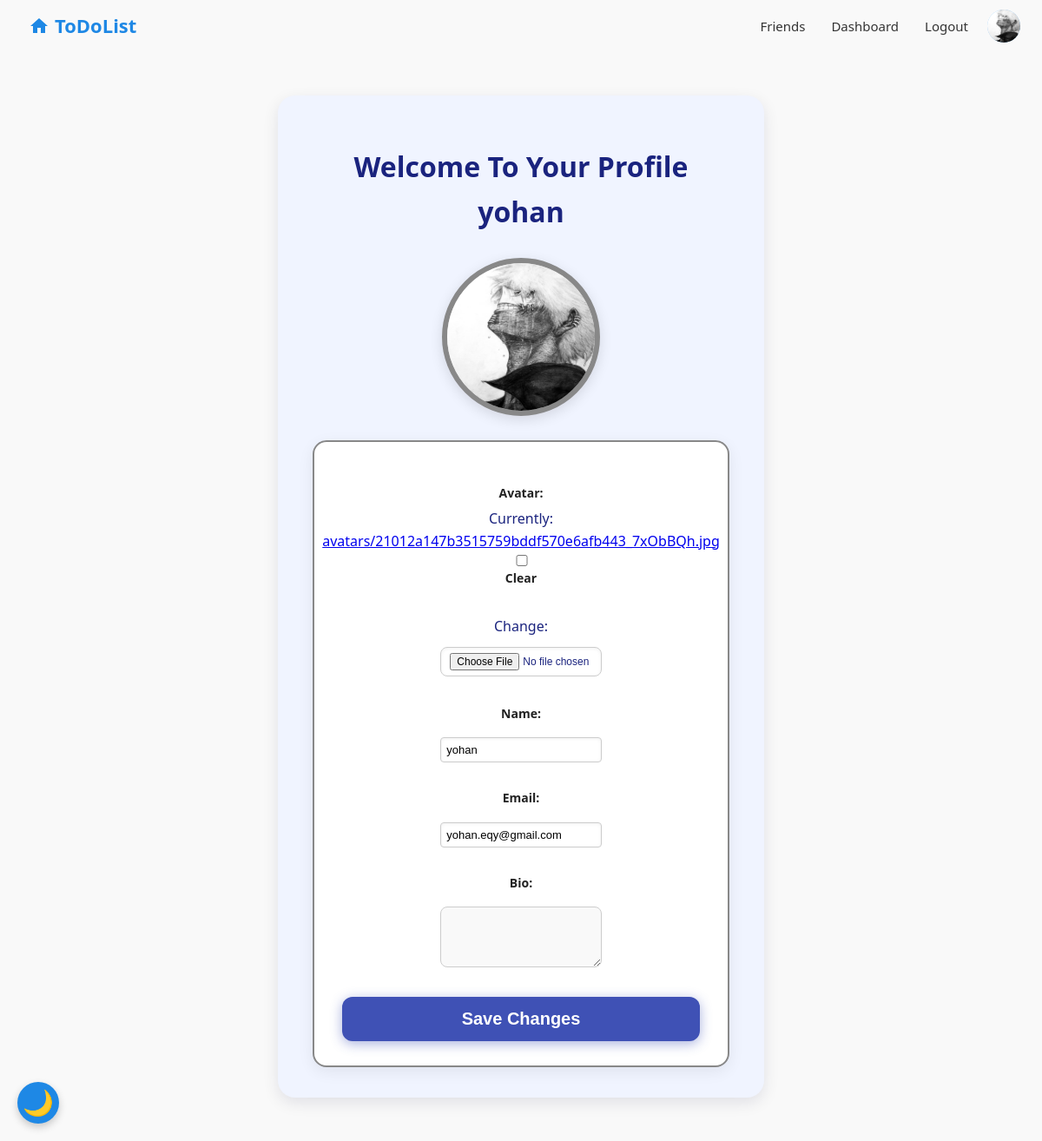
Before: /profile/ (signed in) with the older database file.
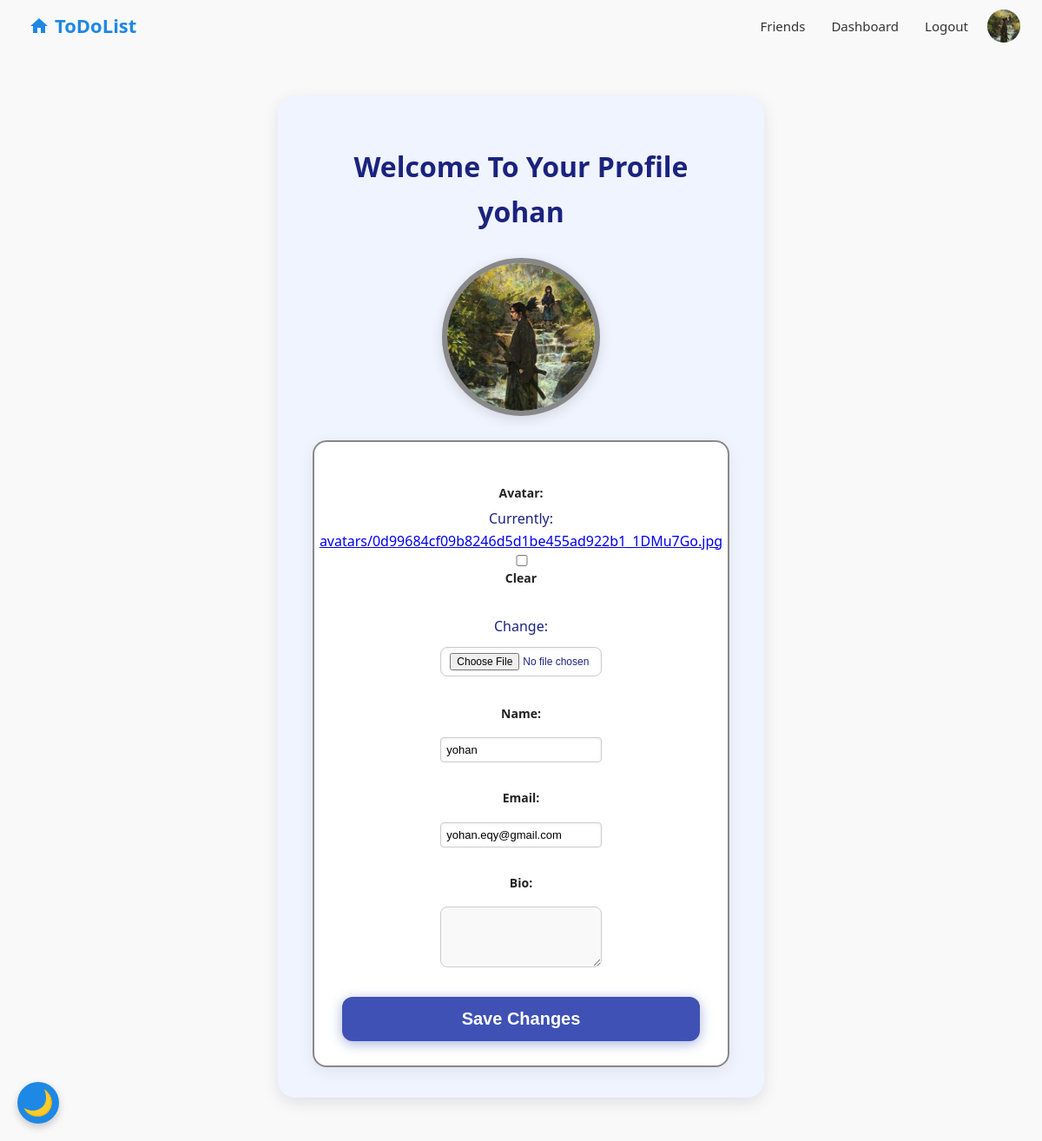
After: the same page with the newer database file.
### base/models.py (models this page shows, shortened)
class User(AbstractBaseUser, PermissionsMixin):
    email = models.EmailField(unique=True)
    name = models.CharField(max_length=255, unique=False)
    avatar = models.ImageField(upload_to='avatars/', blank=True, null=True)
    bio = models.TextField(blank=True, null=True)
    is_active = models.BooleanField(default=True)
    is_staff = models.BooleanField(default=False)
    date_joined = models.DateTimeField(default=timezone.now)
    friends = models.ManyToManyField("self", blank=True, symmetrical=True)
    USERNAME_FIELD = 'email'
    REQUIRED_FIELDS = ['name']
    objects = CustomUserManager()

### base/views.py (the view)
# urls.py: path('profile/', views.profile_view, name='profile'),
@login_required
def profile_view(request):
    user = request.user
    if request.method == 'POST':
        form = ChengeForm(request.POST, request.FILES, instance=request.user)
        if form.is_valid():
            form.save()
            return redirect('home')
    else:
        form = ChengeForm(instance=request.user)
    return render(request, 'base/profile.html', {'form': form})

### base/forms.py (shortened to what this page needs)
class ChengeForm(forms.ModelForm):
    class Meta:
        model = User
        fields = ('avatar', 'name', 'email', 'bio')
        widgets = {
            'bio': forms.Textarea(attrs={
                'class': 'auth-input bio-field',
                'rows': 2,
                'style': 'resize:none;',
            }),
        }
    def __init__(self, *args, **kwargs):
        self.user = kwargs.get('instance')
        super().__init__(*args, **kwargs)

### base/templates/base/profile.html (shortened to what this page needs)
{% extends 'base/main.html' %}
{% load static %}
{% block extra_css %}
<link rel="stylesheet" href="{% static 'css/style.css' %}?{% now 'U' %}">
{% endblock %}
{% block content %}
<div class="profile-container">
  <h1>Welcome To Your Profile {{ user.name }}</h1>
  <div class="navbar-avatar">
    {% if user.avatar %}
      <img src="{{ user.avatar.url }}" alt="Avatar" class="profile-avatar">
    {% else %}
      <div class="avatar-placeholder">
        {{ user.name|slice:":1"|upper }}
      </div>
    {% endif %}
  </div>
  <form method="POST" enctype="multipart/form-data" class="profile-form">
    <div class="form-group">
      {{ form.avatar.label_tag }}
      {{ form.avatar }}
    </div>
    <div class="form-group">
      {{ form.name.label_tag }}
      {{ form.name }}
    </div>
    <div class="form-group">
      {{ form.email.label_tag }}
      {{ form.email }}
    </div>
    <div class="form-group">
      {{ form.bio.label_tag }}
      {{ form.bio }}
    </div>
    <button type="submit" class="profile-submit-btn">Save Changes</button>
  </form>
</div>
{% endblock %}

### base/templates/base/main.html (shortened to what this page needs)
<!DOCTYPE html>
<html lang="fa" dir="ltr">
<head>
  {% load static %}
  <link rel="stylesheet" href="{% static 'css/style.css' %}?v=2">
  {% block extra_css %}{% endblock %}
</head>
<body>
  {% include 'base/navbar.html' %}
  <div class="dark-mode-toggle-container">
    <button id="darkModeToggle" class="dark-mode-toggle" title="تغییر حالت تیره">🌙</button>
  </div>
  {% block content %}{% endblock %}
</body>
</html>

### base/templates/base/navbar.html (shortened to what this page needs)
<!DOCTYPE html>
<html lang="en">
<head>
  {% load static %}
</head>
<body>
  <header class="navbar-container">
    <a href="/" class="navbar-logo" title="Home">
      <svg class="home-icon1" xmlns="http://www.w3.org/2000/svg" width="24" height="24" fill="#1e88e5" viewBox="0 0 24 24" aria-hidden="true">
        <path d="M10 20v-6h4v6h5v-8h3L12 3 2 12h3v8z"/>
      </svg>
      <span class="logo-text">ToDoList</span>
    </a>
    <div class="navbar-links-container">
      {% if user.is_authenticated %}
        <a href="#" id="openFriendsModal" class="navbar-link">Friends</a>
        <a href="{% url 'dashbord' %}" class="navbar-link">Dashboard</a>
        <a href="#" id="openLogoutModal" class="navbar-link">Logout</a>
        <a href="{% url 'profile' %}" class="navbar-avatar-topright">
          {% if user.avatar %}
            <img src="{{ user.avatar.url }}" alt="Avatar" class="navbar-avatar-img" />
          {% else %}
            <div class="navbar-avatar-placeholder">{{ user.name|slice:":1"|upper }}</div>
          {% endif %}
        </a>
      {% else %}
        <a href="{% url 'login' %}" class="navbar-link">Login</a>
      {% endif %}
    </div>
  </header>
</body>
</html>

### base/templates/base/main.html (style rules this page uses)
input, textarea, select { transition: background-color 0.3s ease, color 0.3s ease, border-color 0.3s ease; }
body { visibility: hidden; transition: visibility 0.3s ease; }

Changed rows visible on the page:
changed User "yohan": avatar: a different picture
Other visible differences:
text no longer shown: "Currently: avatars/21012a147b3515759bddf570e6afb443_7xObBQh.jpg Clear Change:"
text now shown: "Currently: avatars/0d99684cf09b8246d5d1be455ad922b1_1DMu7Go.jpg Clear Change:"
